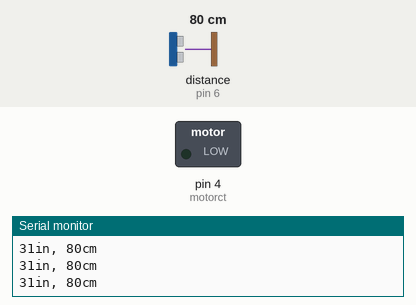
The sketch below on a simulated Arduino Leonardo, built with avr-gcc and run on an emulated ATmega32U4. Shown: switched loads named in the sketch (green lamp = pin HIGH), the last lines printed to the serial monitor. Wiring (inferred from the names in the program): ultrasonic range finder: trigger pin 7; echo pin 6. The test bench sets the inputs (shaded band); at power-on: distance to the obstacle (sensor on pin 6) 80 cm. The echo pulse lasts 58.3 µs per cm; pins used as bus, display or sensor lines are not drawn.

Above: at 11.2 s.
11.3 s: distance to the obstacle (sensor on pin 6) set to 32 cm
12.8 s: distance to the obstacle (sensor on pin 6) set to 25 cm
At 13.6 s:
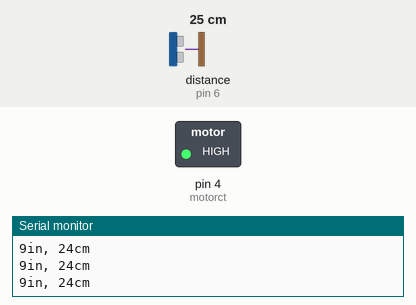
14.4 s: distance to the obstacle (sensor on pin 6) set to 35 cm
At 15.1 s:
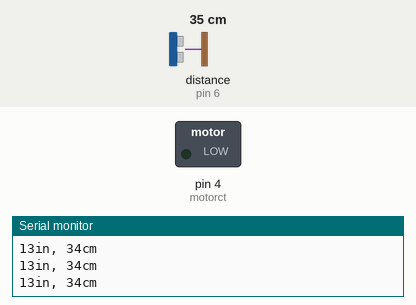
16.0 s: distance to the obstacle (sensor on pin 6) set to 2 cm
At 16.7 s:
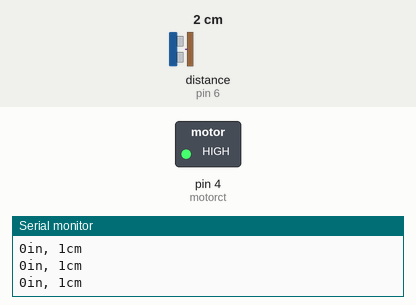
Timing chart, 0 to 18.6 s (numbered marks = the images above; inputs shaded):
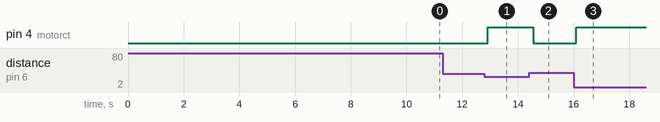

Measured:
- the behaviour switches between 29 and 28 cm on distance to the obstacle (sensor on pin 6) (found by bisection; images 0 and 1)
- after the input at 12.8 s, pin 4 (motorct): LOW → HIGH after 0.12 s
- after the input at 14.4 s, pin 4 (motorct): HIGH → LOW after 0.16 s
- after the input at 16.0 s, pin 4 (motorct): LOW → HIGH after 0.10 s

The sketch:

vibrating_handle.ino
```cpp
const int pingPin = 7; // Trigger Pin of Ultrasonic Sensor
const int echoPin = 6; // Echo Pin of Ultrasonic Sensor
const int motorct = 4;
const int distance = 10;

void setup() {
   Serial.begin(9600); // Starting Serial Terminal
   //Serial2.begin(9600); //starting serial comm for tx and rx 1
   //Serial1.begin(9600);
  delay(10000);

}

void loop() {
   long duration, cm, meters;
   int inches;
   pinMode(motorct, OUTPUT);
   pinMode(pingPin, OUTPUT);
   digitalWrite(pingPin, LOW);
   delayMicroseconds(2);
   digitalWrite(pingPin, HIGH);
   delayMicroseconds(10);
   digitalWrite(pingPin, LOW);
   pinMode(echoPin, INPUT);
   duration = pulseIn(echoPin, HIGH);
   inches = microsecondsToInches(duration);
   cm = microsecondsToCentimeters(duration);
   meters = (cm/100);
   Serial.print(inches);
   Serial.print("in, ");
   Serial.print(cm);
   Serial.print("cm");
   Serial.println();

   delay(100);

       if(inches <= distance){
    digitalWrite(motorct, HIGH);
    }
   else digitalWrite(motorct, LOW);


  if (Serial1.available()) {
    Serial1.write(inches);
    Serial.print("sent info:");
    Serial.println(inches);
  }


}


long microsecondsToInches(long microseconds) {
   return microseconds / 74 / 2;
}

long microsecondsToCentimeters(long microseconds) {
   return microseconds / 29 / 2;
}
```
